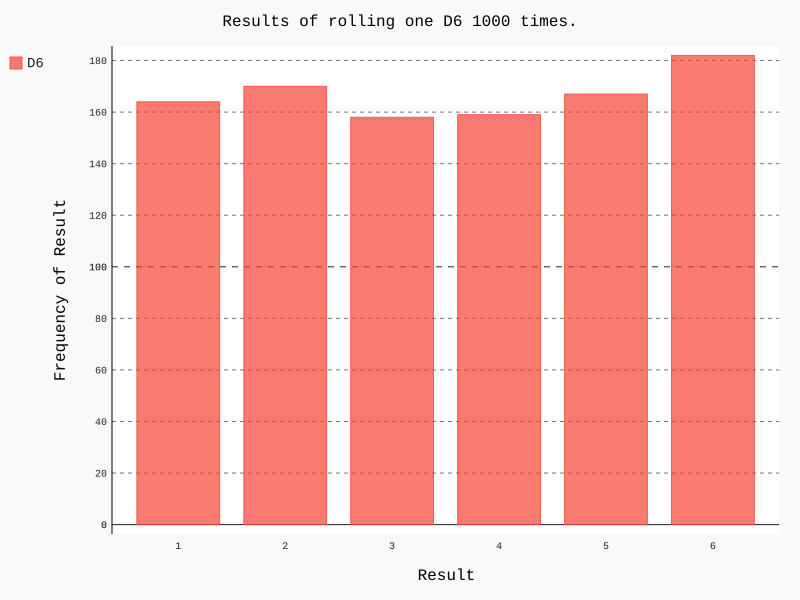

This chart was generated by the following Python code:
# -*- coding: utf-8 -*-
from die import Die
import pygal

die = Die()
results = []

for roll in range(1000):
    result = die.roll()
    results.append(result)


frequencies = []
for value in range(1, die.num_sides+1):
    frequency = results.count(value)
    frequencies.append(frequency)

hist = pygal.Bar()
hist.title = "Results of rolling one D6 1000 times."
hist.x_labels = ['1', '2', '3', '4', '5', '6']
hist.x_title = "Result"
hist.y_title = "Frequency of Result"
hist.add('D6', frequencies)
hist.render_to_file('die_visual.svg')
